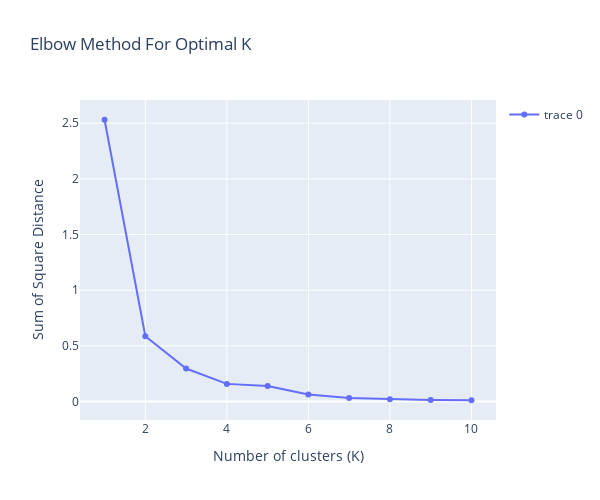

Here is the notebook cell this chart was saved with:
### Markdown cell above
## Elbow Method for Optimal K

### Code cell
scaler = MinMaxScaler()
clus_col = scaler.fit_transform(df[['avg-total']])

k = range(1,11)
wcss = {}
for k in k :
    km = KMeans(n_clusters = k, max_iter=100, random_state=42)
    km.fit(clus_col)
    wcss[k] = km.inertia_


fig = go.Figure(data = go.Scatter(x=list(wcss.keys()), y=list(wcss.values()), mode='lines+markers'))
fig.update_layout(title = 'Elbow Method For Optimal K',
                  xaxis = dict(title='Number of clusters (K)'),
                  yaxis = dict(title='Sum of Square Distance'),
                  showlegend = True,
                  width = 600,
                  height = 500)

fig.show()

### Figure 1 — Plotly figure (JSON) as saved in the notebook; plotly's stock layout.template omitted (floating-point values rounded to 4 significant figures)
{"data": [{"mode": "lines+markers", "type": "scatter", "x": [1, 2, 3, 4, 5, 6, 7, 8, 9, 10], "y": [2.531, 0.5858, 0.2963, 0.1582, 0.1391, 0.06239, 0.0309, 0.0208, 0.01356, 0.01112]}], "layout": {"height": 500, "showlegend": true, "title": {"text": "Elbow Method For Optimal K"}, "width": 600, "xaxis": {"title": {"text": "Number of clusters (K)"}}, "yaxis": {"title": {"text": "Sum of Square Distance"}}}}
